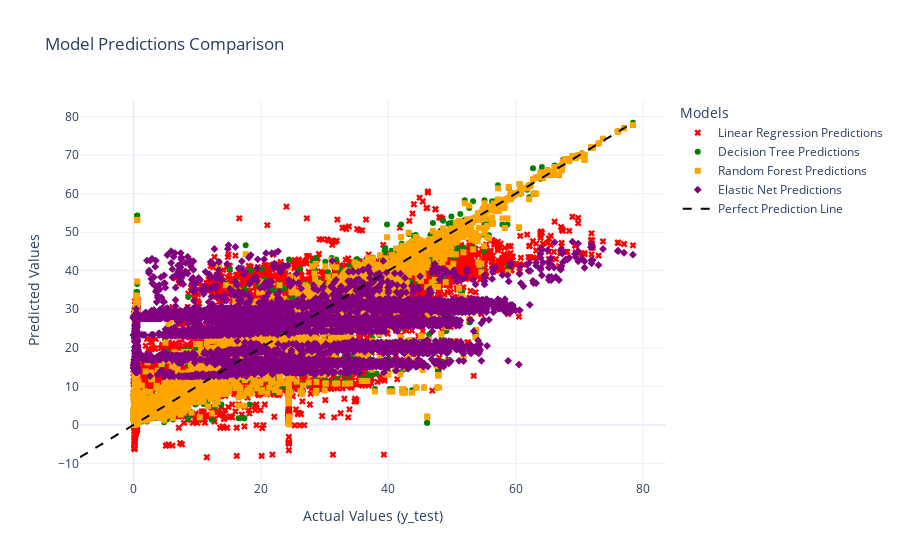

The notebook cell saved with this chart:
### Code cell
fig = go.Figure()

fig.add_trace(go.Scatter(
    x=y_test,
    y=predictions_lr,
    mode='markers',
    name='Linear Regression Predictions',
    marker=dict(color='red', symbol='x')
))

fig.add_trace(go.Scatter(
    x=y_test,
    y=predictions_dt,
    mode='markers',
    name='Decision Tree Predictions',
    marker=dict(color='green', symbol='circle')
))

fig.add_trace(go.Scatter(
    x=y_test,
    y=predictions_rf,
    mode='markers',
    name='Random Forest Predictions',
    marker=dict(color='orange', symbol='square')
))

fig.add_trace(go.Scatter(
    x=y_test,
    y=predictions_en,
    mode='markers',
    name='Elastic Net Predictions',
    marker=dict(color='purple', symbol='diamond')
))

max_value = max(y_test.max(), predictions_lr.max(), predictions_dt.max(), predictions_rf.max(), predictions_en.max())
min_value = min(y_test.min(), predictions_lr.min(), predictions_dt.min(), predictions_rf.min(), predictions_en.min())

fig.add_trace(go.Scatter(
    x=[min_value, max_value],
    y=[min_value, max_value],
    mode='lines',
    name='Perfect Prediction Line',
    line=dict(color='black', dash='dash')
))

fig.update_layout(
    xaxis_title='Actual Values (y_test)',
    yaxis_title='Predicted Values',
    title='Model Predictions Comparison',
    legend_title_text='Models',
    template='plotly_white'
)

fig.show()

### Figure 1 — Plotly figure (JSON) as saved in the notebook; plotly's stock layout.template omitted (floating-point values rounded to 4 significant figures; data arrays with more than 128 entries replaced by an {"elided": "..."} marker saying what was removed)
{"data": [{"marker": {"color": "red", "symbol": "x"}, "mode": "markers", "name": "Linear Regression Predictions", "type": "scatter", "x": {"elided": "7162 float values"}, "y": {"elided": "7162 float values"}}, {"marker": {"color": "green", "symbol": "circle"}, "mode": "markers", "name": "Decision Tree Predictions", "type": "scatter", "x": {"elided": "7162 float values"}, "y": {"elided": "7162 float values"}}, {"marker": {"color": "orange", "symbol": "square"}, "mode": "markers", "name": "Random Forest Predictions", "type": "scatter", "x": {"elided": "7162 float values"}, "y": {"elided": "7162 float values"}}, {"marker": {"color": "purple", "symbol": "diamond"}, "mode": "markers", "name": "Elastic Net Predictions", "type": "scatter", "x": {"elided": "7162 float values"}, "y": {"elided": "7162 float values"}}, {"line": {"color": "black", "dash": "dash"}, "mode": "lines", "name": "Perfect Prediction Line", "type": "scatter", "x": [-8.406, 78.4], "y": [-8.406, 78.4]}], "layout": {"legend": {"title": {"text": "Models"}}, "title": {"text": "Model Predictions Comparison"}, "xaxis": {"title": {"text": "Actual Values (y_test)"}}, "yaxis": {"title": {"text": "Predicted Values"}}}}
